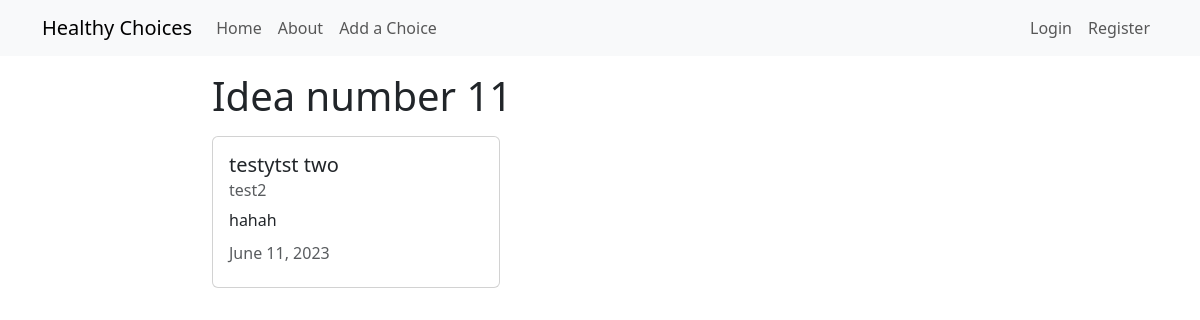
Screenshot of /choice/11/ with the database file from the repository.
### choices/models.py (models this page shows, shortened)
class Choice(models.Model):
    title = models.CharField(max_length=100)
    picture = models.ImageField(upload_to='choice_pictures', blank=True, null=True)
    description = models.TextField()
    author = models.ForeignKey(User, on_delete=models.CASCADE)
    date_posted = models.DateTimeField(auto_now_add=True)
    date_updated = models.DateTimeField(auto_now=True)
    preparation = models.TextField(max_length=1000, default='')

### choices/views.py (the view)
# urls.py: path('choice/<int:pk>/', views.ChoiceDetailView.as_view(), name='choices-detail'),
class ChoiceDetailView(DetailView):
    model = Choice
    def get_context_data(self, **kwargs):
        context = super().get_context_data(**kwargs)
        context['preparation'] = self.object.preparation
        return context

### choices/templates/choices/choice_detail.html (shortened to what this page needs)
{% extends "choices/base.html" %}
{% block content %}
    <h1>Idea number {{object.id}}</h1>
        <div class="card my-3" style="width: 18rem;">
            <div class="card-body">
              <h5 class="card-title">{{ object.title }}</h5>
              <h6 class="card-subtitle mb-2 text-body-secondary">{{ object.author }}</h6>
              <p class="card-text">{{ object.description }}</p>
              <h6 class="card-subtitle mb-2 text-body-secondary">
                {{ object.date_updated|date:"F d, Y" }}</h6>
            </div>
          </div>
{% endblock content %}

### rows the page displays
Choice: id "11", title "testytst two", author "test2", description "hahah", date_updated "June 11, 2023"
